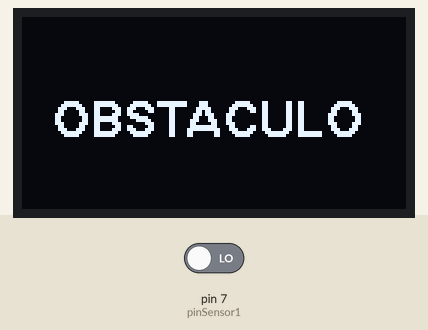
This sketch was run on a simulated Arduino Uno, built with avr-gcc and run on an emulated ATmega328P. Shown: 128×64 one-colour display. Inputs (shaded band) come from the test bench; at power-on: pin 7 (pinSensor1) LOW. What the sketch prints to the serial monitor is not drawn.

Above: at 1.9 s.
2.0 s: pin 7 (pinSensor1) driven HIGH
At 2.9 s:
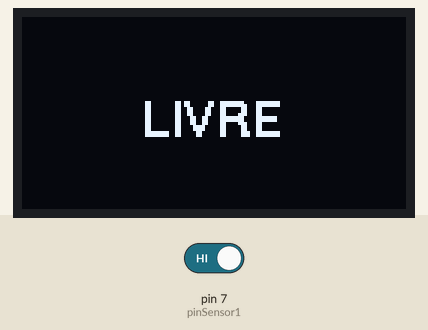
3.7 s: pin 7 (pinSensor1) driven LOW
At 5.0 s:
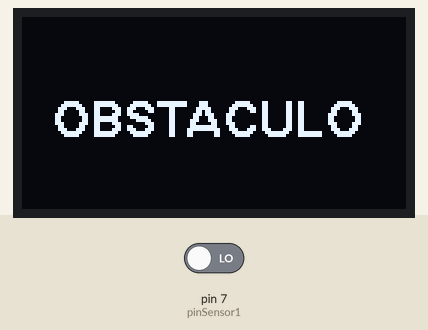
Timing chart, 0 to 6.7 s (numbered marks = the images above; inputs shaded):
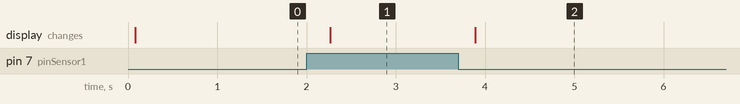

Measured:
- after the input at 2.0 s, the display: changes after 0.27 s (image 1)
- after the input at 3.7 s, the display: changes after 0.19 s (image 2)

The sketch:

OLED_SENSOR_IR.ino
```cpp
#include <U8g2lib.h>
#define pinSensor1 7

U8G2_SH1106_128X64_NONAME_F_HW_I2C u8g2(U8G2_R0);

void setup() {
    u8g2.begin();
    pinMode(pinSensor1, INPUT);
    Serial.begin(9600);}

void loop() {
    u8g2.clearBuffer();

    bool estadoSensor1 = digitalRead(pinSensor1);

    if (estadoSensor1) {
        Serial.println("OBSTACULO");
    } else {
        Serial.println("LIVRE");}

    u8g2.setFont(u8g2_font_helvB12_tr);

    if (estadoSensor1) {
        u8g2.setCursor(40, 40);
        u8g2.print("LIVRE");
    } else {
        u8g2.setCursor(10, 40);
        u8g2.print("OBSTACULO");}

    u8g2.sendBuffer();

    delay(500);}
```
